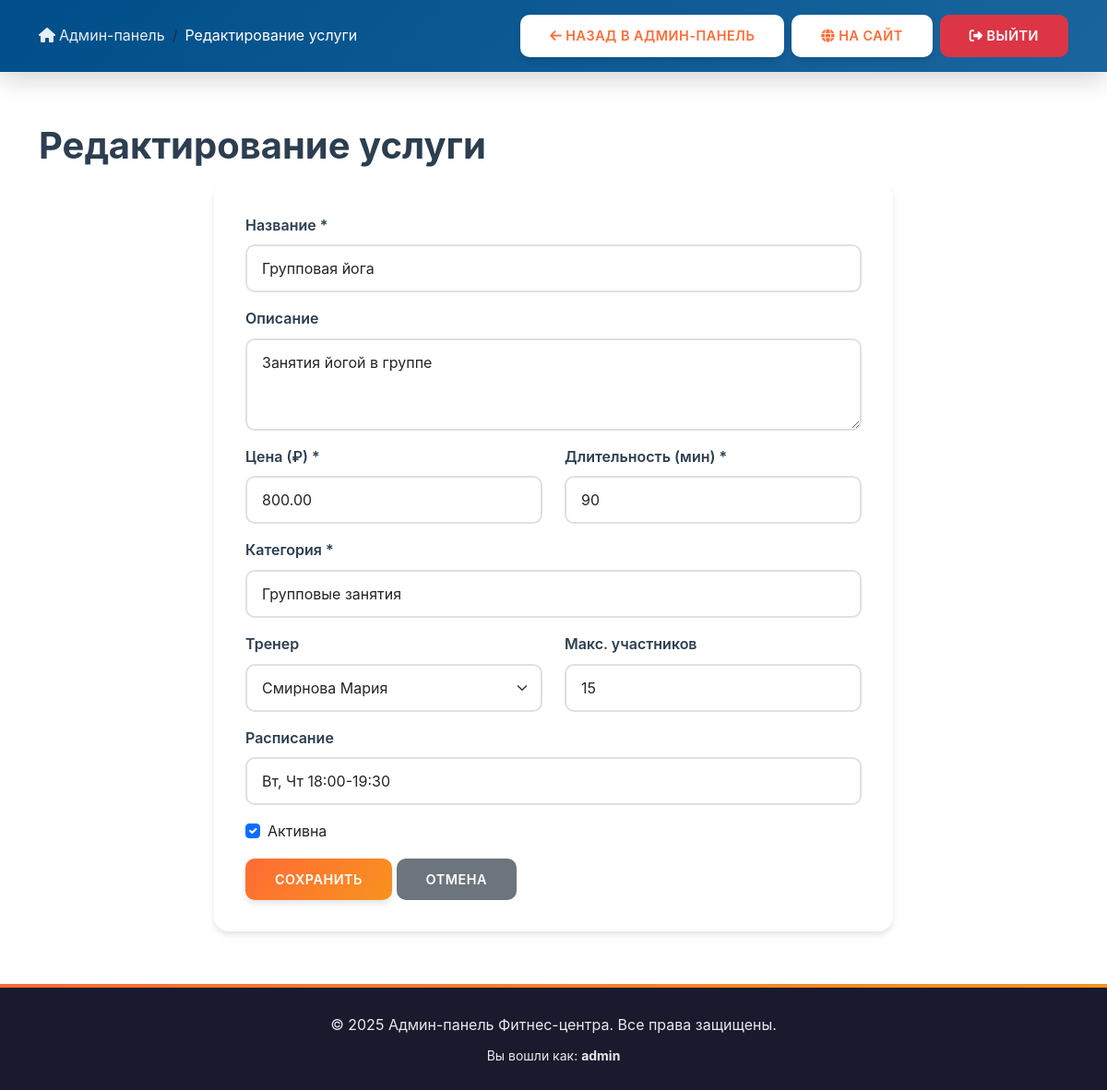
Screenshot of /admin/service_edit.php?id=2 (signed in) with the database file from the repository.
### tables this page shows
CREATE TABLE IF NOT EXISTS services (
    id INT AUTO_INCREMENT PRIMARY KEY,
    name VARCHAR(100) NOT NULL UNIQUE,
    description TEXT,
    price DECIMAL(10, 2) NOT NULL,
    duration INT NOT NULL COMMENT 'Длительность в минутах',
    category VARCHAR(50) NOT NULL COMMENT 'Групповые занятия, Персональные тренировки и т.д.',
    trainer_id INT,
    schedule VARCHAR(255) COMMENT 'Расписание проведения',
    max_participants INT DEFAULT 1,
    is_active BOOLEAN DEFAULT TRUE,
    created_at TIMESTAMP DEFAULT CURRENT_TIMESTAMP,
    updated_at TIMESTAMP DEFAULT CURRENT_TIMESTAMP ON UPDATE CURRENT_TIMESTAMP,
    FOREIGN KEY (trainer_id) REFERENCES trainers(id) ON DELETE SET NULL,
    INDEX idx_category (category),
    INDEX idx_price (price)
);

CREATE TABLE IF NOT EXISTS trainers (
    id INT AUTO_INCREMENT PRIMARY KEY,
    full_name VARCHAR(100) NOT NULL,
    specialization VARCHAR(100) NOT NULL,
    experience INT NOT NULL COMMENT 'Опыт работы в годах',
    phone VARCHAR(20),
    email VARCHAR(100),
    photo VARCHAR(255),
    bio TEXT,
    schedule VARCHAR(255) COMMENT 'Расписание работы',
    created_at TIMESTAMP DEFAULT CURRENT_TIMESTAMP,
    updated_at TIMESTAMP DEFAULT CURRENT_TIMESTAMP ON UPDATE CURRENT_TIMESTAMP,
    INDEX idx_specialization (specialization)
);

### admin/service_edit.php (the view, shortened to what this page needs)
<?php
$id = isset($_GET['id']) ? (int)$_GET['id'] : 0;
$is_edit = $id > 0;
$error = '';
$message = '';
$pdo = getDBConnection();
$service = null;
if ($is_edit) {
    $stmt = $pdo->prepare("SELECT * FROM services WHERE id = ?");
    $stmt->execute([$id]);
    $service = $stmt->fetch();
}
$stmt = $pdo->query("SELECT id, full_name FROM trainers ORDER BY full_name");
$trainers = $stmt->fetchAll();
include 'includes/header.php';
?>
<h1><?php echo $is_edit ? 'Редактирование услуги' : 'Добавление услуги'; ?></h1>
<?php if (!$error || !$message): ?>
    <div class="row justify-content-center">
        <div class="col-md-8">
            <div class="card">
                <div class="card-body">
                    <form method="POST" action="">
                        <div class="mb-3">
                            <label for="name" class="form-label">Название *</label>
                            <input type="text" class="form-control" id="name" name="name" required
                                   value="<?php echo htmlspecialchars($service['name'] ?? $_POST['name'] ?? ''); ?>">
                        </div>
                        <div class="mb-3">
                            <label for="description" class="form-label">Описание</label>
                            <textarea class="form-control" id="description" name="description" rows="3"><?php echo htmlspecialchars($service['description'] ?? $_POST['description'] ?? ''); ?></textarea>
                        </div>
                        <div class="row">
                            <div class="col-md-6 mb-3">
                                <label for="price" class="form-label">Цена (₽) *</label>
                                <input type="number" class="form-control" id="price" name="price" step="0.01" min="0" required
                                       value="<?php echo $service['price'] ?? $_POST['price'] ?? ''; ?>">
                            </div>
                            <div class="col-md-6 mb-3">
                                <label for="duration" class="form-label">Длительность (мин) *</label>
                                <input type="number" class="form-control" id="duration" name="duration" min="1" required
                                       value="<?php echo $service['duration'] ?? $_POST['duration'] ?? ''; ?>">
                            </div>
                        </div>
                        <div class="mb-3">
                            <label for="category" class="form-label">Категория *</label>
                            <input type="text" class="form-control" id="category" name="category" required
                                   value="<?php echo htmlspecialchars($service['category'] ?? $_POST['category'] ?? ''); ?>"
                                   placeholder="Например: Групповые занятия, Персональные тренировки">
                        </div>
                        <div class="row">
                            <div class="col-md-6 mb-3">
                                <label for="trainer_id" class="form-label">Тренер</label>
                                <select class="form-select" id="trainer_id" name="trainer_id">
                                    <?php foreach ($trainers as $trainer): ?>
                                        <option value="<?php echo $trainer['id']; ?>"
                                                <?php echo ($service['trainer_id'] ?? $_POST['trainer_id'] ?? '') == $trainer['id'] ? 'selected' : ''; ?>>
                                            <?php echo htmlspecialchars($trainer['full_name']); ?>
                                        </option>
                                    <?php endforeach; ?>
                                </select>
                            </div>
                            <div class="col-md-6 mb-3">
                                <label for="max_participants" class="form-label">Макс. участников</label>
                                <input type="number" class="form-control" id="max_participants" name="max_participants" min="1"
                                       value="<?php echo $service['max_participants'] ?? $_POST['max_participants'] ?? 1; ?>">
                            </div>
                        </div>
                        <div class="mb-3">
                            <label for="schedule" class="form-label">Расписание</label>
                            <input type="text" class="form-control" id="schedule" name="schedule"
                                   value="<?php echo htmlspecialchars($service['schedule'] ?? $_POST['schedule'] ?? ''); ?>"
                                   placeholder="Например: Пн, Ср, Пт 18:00-19:00">
                        </div>
                        <div class="mb-3">
                            <div class="form-check">
                                <input class="form-check-input" type="checkbox" id="is_active" name="is_active"
                                       <?php echo ($service['is_active'] ?? 1) ? 'checked' : ''; ?>>
                                <label class="form-check-label" for="is_active">
                                    Активна
                                </label>
                            </div>
                        </div>
                        <button type="submit" class="btn btn-primary">Сохранить</button>
                        <a href="services.php" class="btn btn-secondary">Отмена</a>
                    </form>
                </div>
            </div>
        </div>
    </div>
<?php endif; ?>
<?php include 'includes/footer.php'; ?>

### assets/css/style.css (style rules this page uses)
:root { --primary-color: #FF6B35; --primary-dark: #E85A2B; --primary-light: #FF8C5A; --secondary-color: #004E89; --secondary-dark: #003A66; --accent-color: #1A659E; --success-color: #06A77D; --danger-color: #DC3545; --warning-color: #FFC107; --dark-color: #1A1A2E; --light-color: #F8F9FA; --text-dark: #2C3E50; --text-light: #6C757D; --gradient-primary: linear-gradient(135deg, #FF6B35 0%, #F7931E 100%); --gradient-secondary: linear-gradient(135deg, #004E89 0%, #1A659E 100%); --shadow-sm: 0 2px 4px rgba(0,0,0,0.1); --shadow-md: 0 4px 6px rgba(0,0,0,0.1); --shadow-lg: 0 10px 25px rgba(0,0,0,0.15); --shadow-xl: 0 15px 35px rgba(0,0,0,0.2); --transition-fast: 0.2s ease; --transition-base: 0.3s ease; --transition-slow: 0.5s ease; }
* { margin: 0; padding: 0; box-sizing: border-box; }
html, body { height: 100%; }
body { font-family: -apple-system, BlinkMacSystemFont, 'Segoe UI', Roboto, 'Helvetica Neue', Arial, sans-serif; font-size: 16px; line-height: 1.6; color: var(--text-dark); background-color: #FFFFFF; overflow-x: hidden; -webkit-font-smoothing: antialiased; -moz-osx-font-smoothing: grayscale; display: flex; flex-direction: column; min-height: 100vh; }
.card { border: none; border-radius: 16px; box-shadow: var(--shadow-md); transition: box-shadow var(--transition-fast), border-color var(--transition-fast); overflow: hidden; background: #FFFFFF; margin-bottom: 2rem; border: 2px solid transparent; }
.card::before { content: ''; position: absolute; top: 0; left: 0; width: 100%; height: 4px; background: var(--gradient-primary); transition: opacity var(--transition-base), width var(--transition-base); opacity: 0; width: 0; }
.card-body { padding: 2rem; }
.btn { border-radius: 10px; padding: 0.75rem 2rem; font-weight: 600; transition: all var(--transition-base); border: none; position: relative; overflow: hidden; text-transform: uppercase; letter-spacing: 0.5px; font-size: 0.9rem; z-index: 1; }
.btn::before { content: ''; position: absolute; top: 50%; left: 50%; margin-top: -150px; margin-left: -150px; width: 0; height: 0; border-radius: 50%; background: rgba(255, 255, 255, 0.2); transition: width 0.6s ease, height 0.6s ease; z-index: 0; }
.btn-primary { background: var(--gradient-primary); color: #FFFFFF; box-shadow: var(--shadow-md); }
.btn-secondary { background: var(--text-light); color: #FFFFFF; }
.form-control, .form-select { border-radius: 10px; border: 2px solid #E0E0E0; padding: 0.75rem 1rem; transition: all var(--transition-base); font-size: 1rem; }
.form-label { font-weight: 600; color: var(--text-dark); margin-bottom: 0.5rem; }
.smooth-scroll { scroll-behavior: smooth; }
h1, h2, h3, h4, h5, h6 { color: var(--text-dark); font-weight: 700; margin-bottom: 1rem; }
h1 { font-size: 2.5rem; }

### rows the page displays
services: name "Групповая йога", description "Занятия йогой в группе", price "800.00", duration "90", category "Групповые занятия", trainer_id "Смирнова Мария", max_participants "15", schedule "Вт, Чт 18:00-19:30", is_active "☑"

### other values shown
$pageTitle "Редактирование услуги"
$_SESSION['username'] "admin"
